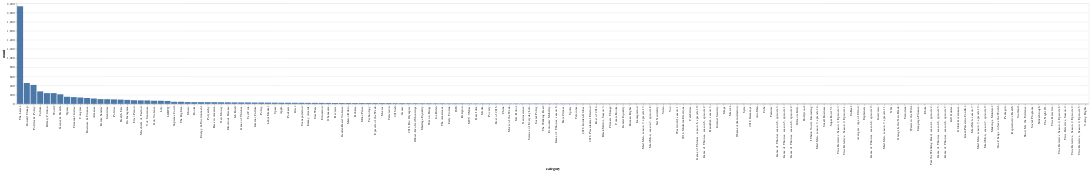

This figure's notebook cell:
### Code cell
''' distribution of categories '''
cat_count = df.groupby('category').size().reset_index(name='count')

alt.Chart(cat_count).mark_bar().encode(
    x = alt.X('category:N',  sort='-y'),
    y = alt.Y('count:Q'),
)

### Figure 1 — Vega-Lite specification as saved in the notebook (floating-point values rounded to 4 significant figures; data arrays with more than 128 entries replaced by an {"elided": "..."} marker saying what was removed)
{"config": {"view": {"continuousWidth": 400, "continuousHeight": 300}}, "data": {"name": "data-a40a2e610c8c3cd5431f3ed4e8c90845"}, "mark": "bar", "encoding": {"x": {"type": "nominal", "field": "category", "sort": "-y"}, "y": {"type": "quantitative", "field": "count"}}, "$schema": "https://vega.github.io/schema/vega-lite/v4.0.2.json", "datasets": {"data-a40a2e610c8c3cd5431f3ed4e8c90845": {"elided": "160 records"}}}
